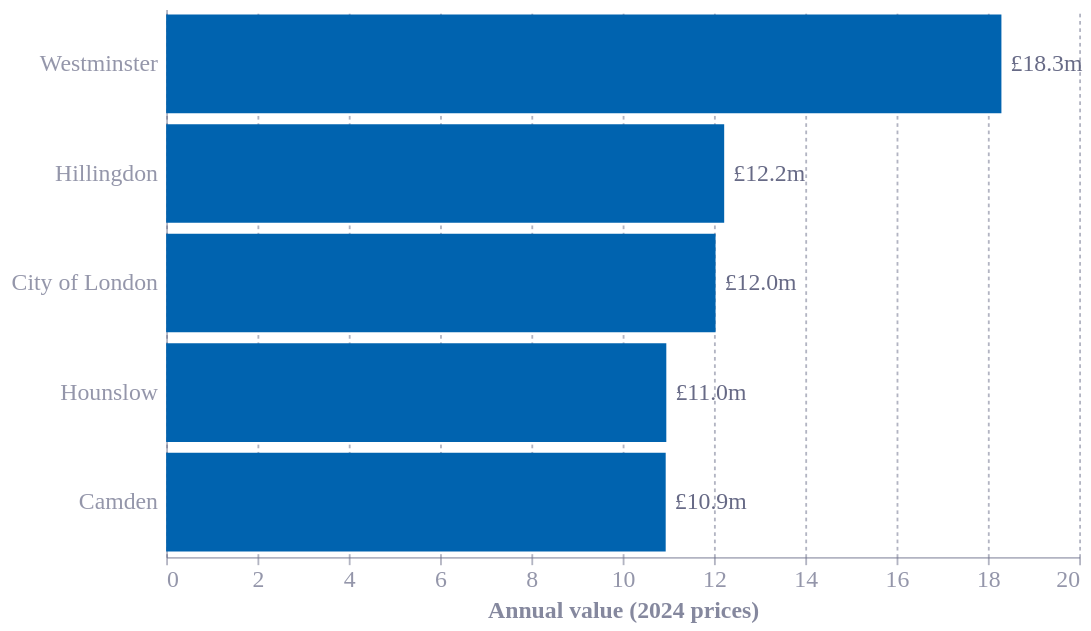

Write a Vega-Lite specification for this figure.
### Vega-Lite specification from a JSON file in a GitHub repository (floating-point values rounded to 4 significant figures)
{"config": {"font": "Circular Std", "text": {"color": "#676A86", "align": "left", "baseline": "middle", "dx": 7, "dy": 0, "fontSize": 11}, "view": {"stroke": null, "continuousWidth": 400, "continuousHeight": 300, "discreteWidth": 400, "discreteHeight": 300}, "range": {"category": ["#36B7B4", "#E6224B", "#F4C245", "#0063AF", "#00A767", "#179FDB", "#EB5C2E", "#5C267B", "#122B39"], "diverging": ["#E6224B", "#E54753", "#C9C9C9", "#179FDB", "#122B39"], "heatmap": ["#C9C9C9", "#179FDB", "#0063AF", "#122B39"], "ordinal": ["#00A767", "#36B7B4", "#179FDB", "#0063AF", "#243B5A"]}, "bar": {"color": "#179fdb"}, "line": {"color": "#e6224b"}, "rule": {"color": "#676A86"}, "area": {"opacity": 0.8}, "point": {"filled": true, "size": 80, "color": "#e6224b", "opacity": 0.95}, "geoshape": {"stroke": "white", "strokeWidth": 0.3}, "rect": {"fill": "#d6d4d4", "opacity": 0.3}, "axis": {"labelColor": "#676A86", "labelFontSize": 13, "labelFont": "Circular Std", "labelOpacity": 0.7, "tickColor": "#676A86", "tickOpacity": 0.5, "domainColor": "#676A86", "domainOpacity": 0.5, "gridColor": "#676A86", "gridDash": [2, 2], "gridOpacity": 0.5, "title": null, "titleColor": "#676A86", "titleOpacity": 0.8, "tickSize": 4, "titleFontSize": 13}, "axisXDiscrete": {"grid": false, "labelAngle": 0, "tickCount": 10, "tickOpacity": 0.5, "title": null}, "axisYDiscrete": {"ticks": false, "labelPadding": 5}, "axisXTemporal": {"grid": false, "ticks": true}, "axisXQuantitative": {"grid": true}, "axisYQuantitative": {"gridColor": "#676A86", "gridDash": [1, 5], "gridOpacity": 0.5, "ticks": false, "labelPadding": 5, "tickCount": 8, "titleAngle": 0, "titleAlign": "left", "titleBaseline": "bottom", "titleX": 0, "titleY": -5}, "title": {"color": "#676A86E6", "subtitleColor": "#676A86", "font": "Circular Std", "subtitleFont": "Circular Std", "anchor": "start", "fontSize": 18, "subtitleFontSize": 12, "subtitlePadding": 4, "offset": 0, "frame": "group"}, "legend": {"titleColor": "#122b39", "title": null, "labelColor": "#122b39", "labelFontSize": 11}}, "layer": [{"mark": {"type": "bar", "color": "#0063AF"}, "encoding": {"x": {"field": "value", "title": "Annual value (2024 prices)", "type": "quantitative"}, "y": {"field": "LA_name", "sort": ["Westminster", "Hillingdon", "City of London", "Hounslow", "Camden"], "title": null, "type": "nominal"}}}, {"mark": {"type": "text", "align": "left", "dx": 5, "fontSize": 13}, "encoding": {"text": {"field": "value_label", "type": "nominal"}, "x": {"field": "value", "type": "quantitative"}, "y": {"field": "LA_name", "sort": ["Westminster", "Hillingdon", "City of London", "Hounslow", "Camden"], "type": "nominal"}}, "transform": [{"calculate": "\"£\" + format(datum.value, \".1f\") + \"m\"", "as": "value_label"}]}], "data": {"name": "data-3b99132300daa881a85fdd343ab58510"}, "height": 300, "width": 500, "$schema": "https://vega.github.io/schema/vega-lite/v6.4.1.json", "datasets": {"data-3b99132300daa881a85fdd343ab58510": [{"region": "England", "LA_name": "Westminster", "value": 18.3}, {"region": "England", "LA_name": "Hillingdon", "value": 12.22}, {"region": "England", "LA_name": "City of London", "value": 12.04}, {"region": "England", "LA_name": "Hounslow", "value": 10.96}, {"region": "England", "LA_name": "Camden", "value": 10.94}]}}
